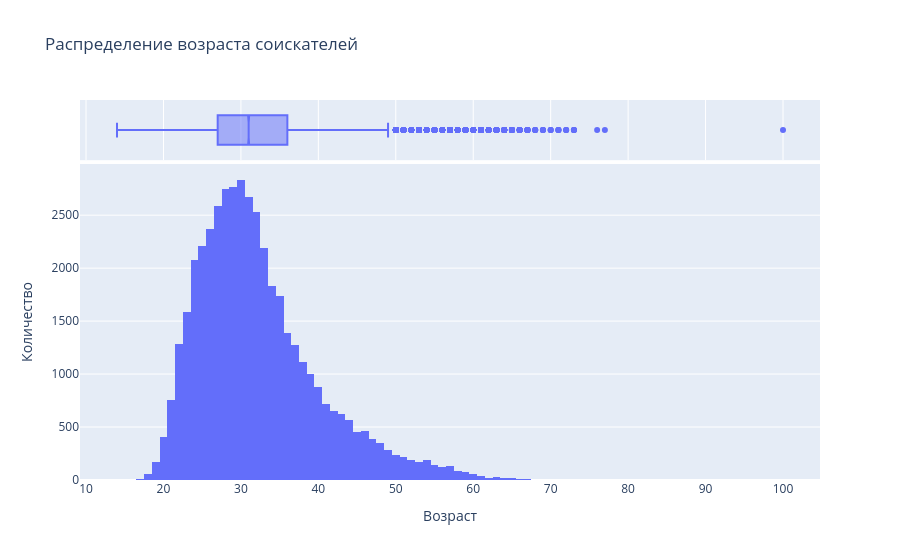

Source (notebook cell):
### Markdown cell above
1. Постройте распределение признака **"Возраст"**. Опишите распределение, отвечая на следующие вопросы: чему равна мода распределения, каковы предельные значения признака, в каком примерном интервале находится возраст большинства соискателей? Есть ли аномалии для признака возраста, какие значения вы бы причислили к их числу?
*Совет: постройте гистограмму и коробчатую диаграмму рядом.*

### Code cell
# ваш код здесь

hist = px.histogram(
    data_frame=hh_df, 
    x='Возраст', title='Распределение возраста соискателей', 
    marginal='box'
)

hist.update_layout(yaxis_title='Количество')
hist.show()

### Figure 1 — Plotly figure (JSON) as saved in the notebook; plotly's stock layout.template omitted (floating-point values rounded to 4 significant figures; data arrays with more than 128 entries replaced by an {"elided": "..."} marker saying what was removed)
{"data": [{"alignmentgroup": "True", "bingroup": "x", "hovertemplate": "Возраст=%{x}<br>count=%{y}<extra></extra>", "legendgroup": "", "marker": {"color": "#636efa", "pattern": {"shape": ""}}, "name": "", "offsetgroup": "", "orientation": "v", "showlegend": false, "type": "histogram", "x": {"elided": "44744 int values"}, "xaxis": "x", "yaxis": "y"}, {"alignmentgroup": "True", "hovertemplate": "Возраст=%{x}<extra></extra>", "legendgroup": "", "marker": {"color": "#636efa"}, "name": "", "notched": true, "offsetgroup": "", "showlegend": false, "type": "box", "x": {"elided": "44744 int values"}, "xaxis": "x2", "yaxis": "y2"}], "layout": {"barmode": "relative", "legend": {"tracegroupgap": 0}, "title": {"text": "Распределение возраста соискателей"}, "xaxis": {"anchor": "y", "domain": [0, 1], "title": {"text": "Возраст"}}, "xaxis2": {"anchor": "y2", "domain": [0, 1], "matches": "x", "showgrid": true, "showticklabels": false}, "yaxis": {"anchor": "x", "domain": [0, 0.8316], "title": {"text": "Количество"}}, "yaxis2": {"anchor": "x2", "domain": [0.8416, 1], "matches": "y2", "showgrid": false, "showline": false, "showticklabels": false, "ticks": ""}}}
